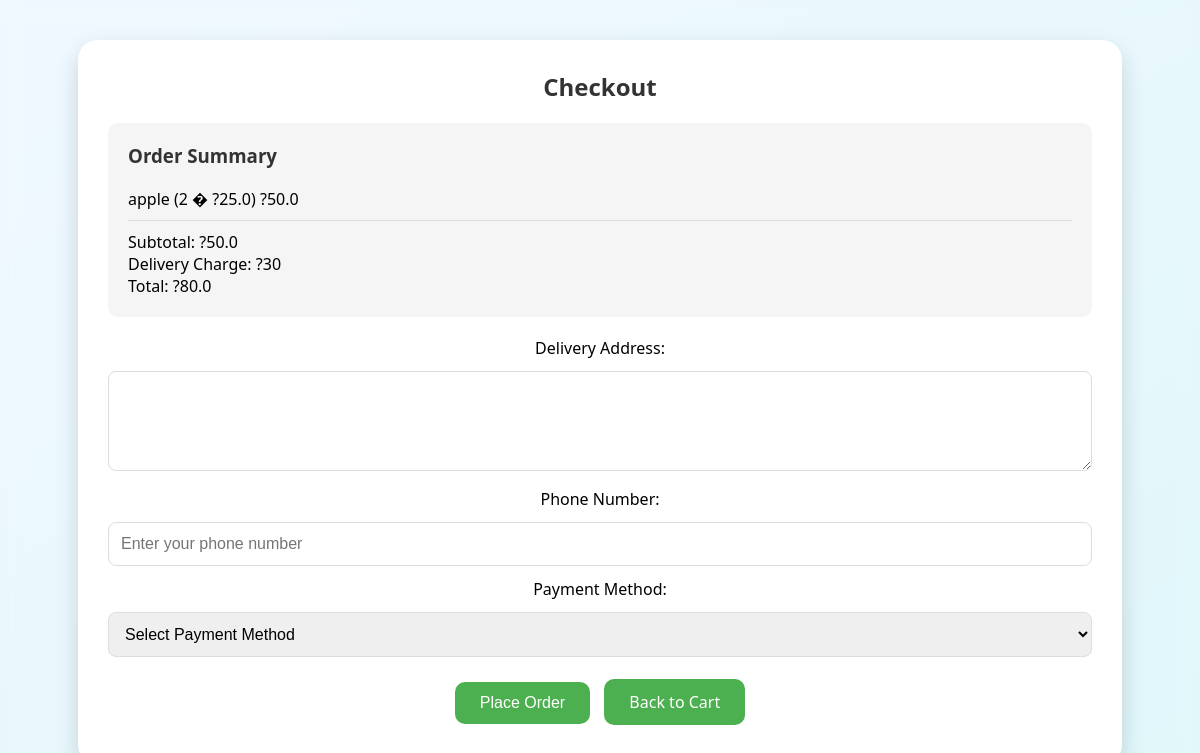
Page /checkout (signed in) on the committed database.
### tables this page shows
CREATE TABLE cart (
                        id INTEGER PRIMARY KEY AUTOINCREMENT,
                        username TEXT,
                        product_id INTEGER,
                        quantity INTEGER DEFAULT 1,
                        added_at TIMESTAMP DEFAULT CURRENT_TIMESTAMP
                    );

CREATE TABLE products (
                        id INTEGER PRIMARY KEY AUTOINCREMENT,
                        name TEXT,
                        price REAL,
                        image TEXT,
                        description TEXT,
                        category TEXT,
                        stock INTEGER DEFAULT 100
                    );

### app.py (the view, shortened to what this page needs)
@app.route('/checkout', methods=['GET', 'POST'])
def checkout():
    if 'user' not in session:
        return redirect('/login')
    if request.method == 'GET':
        with sqlite3.connect(DATABASE) as con:
            user = con.execute("SELECT address, phone FROM users WHERE username=?",
                             (session['user'],)).fetchone()
            cart_items = con.execute('''SELECT p.id, p.name, p.price, c.quantity, p.stock
                                      FROM products p JOIN cart c ON p.id = c.product_id
                                      WHERE c.username=?''', (session['user'],)).fetchall()
            if not cart_items:
                flash("Your cart is empty", 'error')
                return redirect('/products')
            total = sum(item[2] * item[3] for item in cart_items)
            delivery_charge = 30
            grand_total = total + delivery_charge
            out_of_stock = any(item[3] > item[4] for item in cart_items)
            if out_of_stock:
                flash("Some items in your cart are out of stock", 'error')
                return redirect('/view_cart')
        return render_template('checkout.html',
                            user=user,
                            cart_items=cart_items,
                            total=total,
                            delivery_charge=delivery_charge,
                            grand_total=grand_total)

### templates/checkout.html (shortened to what this page needs)
<!DOCTYPE html>
<html lang="en">
<head>
  <link rel="stylesheet" href="{{ url_for('static', filename='style.css') }}">
</head>
<body>
  <div class="form-container">
    <h2>Checkout</h2>
    <div class="order-summary">
      <h3>Order Summary</h3>
      {% for item in cart_items %}
        <div class="order-item">
          <span class="item-name">{{ item[1] }}</span>
          <span class="item-quantity">({{ item[3] }} � ?{{ item[2] }})</span>
          <span class="item-total">?{{ item[2] * item[3] }}</span>
        </div>
      {% endfor %}
      <hr>
      <div class="order-totals">
        <div class="subtotal">
          <span>Subtotal:</span>
          <span>?{{ total }}</span>
        </div>
        <div class="delivery">
          <span>Delivery Charge:</span>
          <span>?{{ delivery_charge }}</span>
        </div>
        <div class="grand-total">
          <span>Total:</span>
          <span>?{{ total + delivery_charge }}</span>
        </div>
      </div>
    </div>
    <form method="POST">
      <div class="form-group">
        <label for="address">Delivery Address:</label>
        <textarea name="address" id="address" required>{{ user_address }}</textarea>
      </div>
      <div class="form-group">
        <label for="phone">Phone Number:</label>
        <input type="tel" name="phone" id="phone"
               value="{{ user_phone }}"
               placeholder="Enter your phone number"
               pattern="[0-9]{10}"
               title="Please enter a 10-digit phone number"
               required>
      </div>
      <div class="form-group">
        <label for="payment_method">Payment Method:</label>
        <select name="payment_method" id="payment_method" required>
          <option value="">Select Payment Method</option>
        </select>
      </div>
      <div class="form-actions">
        <button type="submit" class="btn">Place Order</button>
        <a href="/view_cart" class="btn secondary">Back to Cart</a>
      </div>
    </form>
  </div>
</body>
</html>

### static/style.css (style rules this page uses)
body { background-image: url('/static/images/grocery_bg.jpg'); background-size: cover; background-position: center; background-attachment: fixed; margin: 0; min-height: 100vh; position: relative; }
body::before { content: ""; position: fixed; top: 0; left: 0; right: 0; bottom: 0; background: inherit; background-size: cover; background-position: center; filter: blur(8px); z-index: -1; }
.container, .form-container, .product-container, .center-box, .admin-container { background-color: rgba(255, 255, 255, 0.85); backdrop-filter: blur(2px); border-radius: 10px; padding: 20px; margin: 20px auto; box-shadow: 0 0 20px rgba(0, 0, 0, 0.1); }
body { background-image: url('/static/images/admin_bg.jpg'); background-size: cover; background-position: center; background-attachment: fixed; margin: 0; min-height: 100vh; position: relative; }
* { box-sizing: border-box; margin: 0; padding: 0; }
body { font-family: 'Segoe UI', Tahoma, Geneva, Verdana, sans-serif; background: linear-gradient(145deg, #f0f8ff, #e0f7fa); margin: 0; padding: 20px; display: flex; justify-content: center; align-items: flex-start; min-height: 100vh; animation: fadeIn 1s ease; }
.container, .form-container, .product-container, .center-box, .admin-container { background: #ffffff; padding: 30px; border-radius: 20px; box-shadow: 0 10px 25px rgba(0, 0, 0, 0.15); text-align: center; width: 90%; max-width: 1200px; margin: 20px auto; animation: scaleIn 0.6s ease; }
h1, h2, h3 { color: #333; margin-bottom: 20px; }
a { text-decoration: none; color: inherit; }
.btn { display: inline-block; margin: 10px 5px; padding: 12px 25px; background: #4caf50; color: #fff; border-radius: 10px; transition: all 0.3s ease; border: none; cursor: pointer; font-size: 16px; font-weight: 500; }
input, textarea, select { width: 100%; padding: 12px; margin: 12px 0; border-radius: 8px; border: 1px solid #ddd; font-size: 16px; transition: border 0.3s ease; }
textarea { resize: vertical; min-height: 100px; }
.order-summary { margin-bottom: 20px; padding: 20px; background: #f5f5f5; border-radius: 10px; text-align: left; }
.order-summary hr { border: none; border-top: 1px solid #ddd; margin: 10px 0; }

### rows in the picture
cart: name "apple", quantity "2", price "25.0", item[2]*item[3] "50.0"

### other values in the picture
{{ total }} "50.0"
{{ delivery_charge }} "30"
{{ total + delivery_charge }} "80.0"
